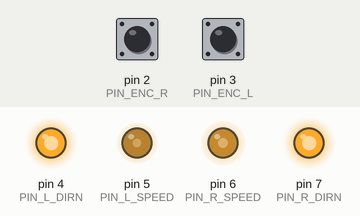
Simulated run of this sketch. Board: Arduino Uno, built with avr-gcc and run on an emulated ATmega328P. On the bench: output pins drawn as LEDs (lit = HIGH). The test bench sets the inputs (shaded band); at power-on: pin 2 (PIN_ENC_R) HIGH, pin 3 (PIN_ENC_L) HIGH.

Above: at 0.1 s.
Timing chart, 0 to 1.6 s (numbered marks = the images above):
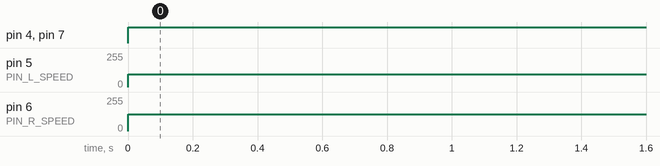

The sketch:

module4_partB.ino
```cpp
#define PIN_ENC_L (3)
#define PIN_ENC_R (2)

#define PIN_R_SPEED (6)
#define PIN_R_DIRN (7)
#define PIN_L_SPEED (5)
#define PIN_L_DIRN (4)

#define FAST_SPEED (127)
#define SLOW_SPEED (63)

int l_count = 0;
int r_count = 0;
int l_stat;
int r_stat;

void countEncoder(void){
  int l_cur, r_cur;
  l_cur = digitalRead(PIN_ENC_L);
  r_cur = digitalRead(PIN_ENC_R);
  if(l_cur != l_stat) {
    l_count ++;
    l_stat = l_cur;
  }
  if(r_cur != r_stat) {
    r_count ++;
    r_stat = r_cur;
  }
}

void driveDist(int counts){
  int l_start_count = l_count;
  int r_start_count = r_count;
  for(;;){
    // detect encoder
    countEncoder();
    // adjust speed
    if((l_count - l_start_count) >= counts - 1)
      analogWrite(PIN_L_SPEED, SLOW_SPEED);
    if((r_count - r_start_count) >= counts - 1)
      analogWrite(PIN_R_SPEED, SLOW_SPEED);
    // stop
    if(((l_count - l_start_count) >= counts) &&
       ((r_count - r_start_count) >= counts))
    {
      break;
    }
  }
}

void setup() {
  // put your setup code here, to run once:
  // pin configs
  pinMode(PIN_ENC_L,INPUT);
  pinMode(PIN_ENC_R,INPUT);
  pinMode(PIN_L_DIRN,OUTPUT);
  pinMode(PIN_R_DIRN,OUTPUT);
  pinMode(PIN_L_SPEED,OUTPUT);
  pinMode(PIN_R_SPEED,OUTPUT);

  l_stat = digitalRead(PIN_ENC_L);
  r_stat = digitalRead(PIN_ENC_R);
}

void loop() {
  // put your main code here, to run repeatedly:
  // go straight
  digitalWrite(PIN_L_DIRN,1);
  digitalWrite(PIN_R_DIRN,1);
  analogWrite(PIN_L_SPEED,FAST_SPEED*10/13);
  analogWrite(PIN_R_SPEED,FAST_SPEED);
  driveDist(16 * 3);

  // go back
  digitalWrite(PIN_L_DIRN,0);
  digitalWrite(PIN_R_DIRN,0);
  analogWrite(PIN_L_SPEED,FAST_SPEED*10/13);
  analogWrite(PIN_R_SPEED,FAST_SPEED);
  driveDist(16 * 1);

  // 90 deg. turn
  digitalWrite(PIN_L_DIRN,1);
  digitalWrite(PIN_R_DIRN,0);
  analogWrite(PIN_L_SPEED,FAST_SPEED*10/13);
  analogWrite(PIN_R_SPEED,FAST_SPEED);
  driveDist(10);

  analogWrite(PIN_L_SPEED,0);
  analogWrite(PIN_R_SPEED,0);
  for(;;);
}
```

Measured:
- by itself, pin 4 (PIN_L_DIRN), pin 7 (PIN_R_DIRN): LOW → HIGH at 0.00 s
- by itself, pin 5 (PIN_L_SPEED): 0/255 → 97/255 at 0.00 s
- by itself, pin 6 (PIN_R_SPEED): 0/255 → 127/255 at 0.00 s
